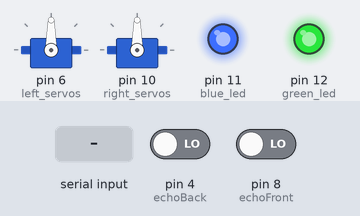
A sketch run on a simulated Arduino Nano, built with avr-gcc and run on an emulated ATmega328P. Parts: 2 × servo, output pins drawn as LEDs (lit = HIGH). The test bench sets the inputs (shaded band); at power-on: pin 4 (echoBack) LOW, pin 8 (echoFront) LOW. Pins used as bus, display or sensor lines are not drawn; what the sketch prints to the serial monitor is not drawn.

Above: at 0.1 s.
At 6.2 s:
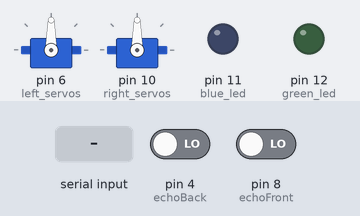
6.3 s: "1\n" received over Serial
8.8 s: "2\n" received over Serial
Timing chart, 0 to 11.8 s (numbered marks = the images above; inputs shaded):
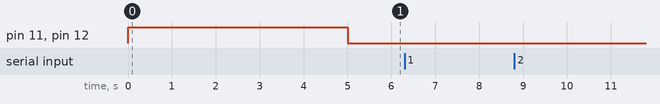

Measured:
- after the input at 6.3 s, every drawn part: stays the same
- after the input at 8.8 s, every drawn part: stays the same

The sketch:

QuicRun_WP_880_Dual_Brushed_Test_Code_V1_2.ino
```cpp
//Goal: Full functionallity using both ultrasonic sensor and get information from raspberry pi to tell Arduino Nano when to move
//Created By: Alexander Ov
//Created On: 10/02/23
//Version 1.0
/*
//
TODO:
remove updates from comments and make an update log txt file or something like that along with a resource doc and readme
Matt: maybe make header files to keep code cleaner
readd vcc control
clean upcode ie make comments uniform, remove debugging print statements, make naming conventions and formatting conistant
Jin: Make a default or reset pod function to always be at the "start postion" (the GCS side of the rail)start direction at 0 by default rather than 1 since the rpi should be controlling the pod movement
  make sure that pod starts at no movement and check if its in the right spot

Alex: change serial read from pi to be only positive ints only since the string to int conversion cannot process the "-" sign possibly switch to string input only?

GCS Request Battery -> BTP RPI sends signal to arm for extraction -> BTP RPI sends signal to the BTP Arduino to move to BVM -> BTP moves to BVM -> BVM
Updates:
V1.0 Updates
10/04/23
Modified by Jin
Update:
1. Added a function that resets the pod to the start point (GCS).
2. Organized the comment of each line.
3. Deleted the unnecessary Print statement.
4. Turned the variable "Direction" to char so we can easily identify the pod's direction.

Modified by Matthew
took out all the parameters and funtions and placed them into header files.

10/04/23
Switch serial input if statements to be positive ints only GCS = 1 BVM = 2

10/03/23
Added python Serial input from Shawn's code testing
Commented out old test code
Added pin declerations for left and right esc and updated comments so it matches pcb
Updated led names to match PCB description
Added LED meanings
10/02/23
Added code to test out the pod movement without rasberry pi input
V0.9 Updates
10/02/23
Changed pinouts to match the PCB

//General Notes:
Possiblely need streaming.h but from light research it just changes how to take in IO streams of data "C++-style Output with Operator"

If the code doesnt compile on the first run Go to Tools -> Processor -> Use ATmega328P (Old Bootloader)
To make the code work the ESCs need to be in option 2 run mode

LED Meanings
Blue ON  Green ON  => Setup
Blue ON  Green OFF => Forward
Blue OFF Green ON  => Reverse
Blue OFF Green OFF => Stopped

FOR BTP ONLY
int midpoint = 90;
int curr_speed = 90;
int break_point = 85;
int forward_speed = 98;
int reverse_speed = 76;

So in the code, you need to make a function that overrides brake mode as follows:
Send 80-90 degrees to the pod to make it brake. Do not send 0. If i remember correctly, these ESCs are kind of
violent, and 0 or 180 will send the pod flying in one direction or another.
From this point, use the gradient descent function to gradually increase the value back to your midpoint.
For example, if your calibrated center point was at 92, and your brake degree is at 80, then your function would
send the following information to the ESC with a 50ms delay in between: 80 -> 81 -> 82 -> 83 -> 84 -> ... -> 92
Once the control point is set back to 92, or the midpoint, then use the gradient descent back in the other direction
to send the pod backwards. 92 -> 91 -> 90 -> .. you get the point
-Chris Lai

"Forward" and "Backward" is arbitarty for now
*/
//Libraries
#include <BTP.h>


//Setup Function
void setup() {
  //Serial communication startup
  Serial.begin(9600);                           //Set baudrate to 9600

  //Servo attachment
  servoLeft.attach(left_servos, 1000, 2000);    //Attaches the motor driver on pin 9 to the servoLeft object (pin, min pulse width, max pulse width in microseconds)
  servoRight.attach(right_servos, 1000, 2000);  //Attaches the motor driver on pin 10 to the servoRight object (pin, min pulse width, max pulse width in microseconds)

  //Pin IO Setup
  pinMode(blue_led, OUTPUT);                    //LED pin declerartion as OUTPUT
  pinMode(green_led, OUTPUT);                   //LED pin declerartion as OUTPUT
  pinMode(trigFront, OUTPUT);                   //trigFront pin declerartion as OUTPUT
  pinMode(echoFront, INPUT);                    //echoFront pin declerartion as OUTPUT
  pinMode(trigBack, OUTPUT);                    //trigFront pin declerartion as OUTPUT
  pinMode(echoBack, INPUT);                     //echoFront pin declerartion as OUTPUT
  pinMode(power, OUTPUT);                       //power pin declerartion as OUTPUT

  //LED start up
  digitalWrite(blue_led,HIGH);                  //Turn on LED for set up
  digitalWrite(green_led,HIGH);                 //Turn on LED for reverse movement state
  digitalWrite(power, HIGH);                    //Turn on power for set up

  //ESC safety start up
  servoLeft.write(midpoint);                    //Set left side motors postion to 90
  servoRight.write(midpoint);                   //Set right side motors postion to 90
  delay(5000);                                  //Delay for 5 seconds
  digitalWrite(blue_led,LOW);                   //Turn off LED for set up
  digitalWrite(green_led,LOW);                  //Turn on LED for reverse movement state
  direction = 'B';                              //Set direction var to forward (BVM)
  default_mode(distanceBack);                   //Reset Pod to the start point (GCS)
}


//Main Looping Fucntion
void loop() {
  senseWall();                                  //Call senseWall function
  if(direction == 'B')                          //Check if direction is set as forward
  {
    digitalWrite(blue_led,HIGH);                //Turn on LED for forward movement state
    digitalWrite(green_led,LOW);                //Turn on LED for reverse movement state
    gradientControl(forward_speed);
  }
  else if(direction == 'G')                     //Check if direction is set as backwards (GCS)
  {
    digitalWrite(blue_led,LOW);                 //Turn on LED for reverse movement state
    digitalWrite(green_led,HIGH);               //Turn on LED for reverse movement state
    reverse(reverse_speed);
  }
  else{                                         //Check if direction not forward or backward
    digitalWrite(blue_led,LOW);                 //Turn off LED for no movement state
    digitalWrite(green_led,LOW);                //Turn on LED for reverse movement state
    gradientControl(midpoint);
  }
}
```

BTP.h
```cpp
//#include "Arduino.h"
// ** add header files to libraries folder in arduino ide
// header file containing all funtion definitions: Sensewall, default_mode, gradientControl, Reverse

//10/4/2023
// created by Matthew Alaniz,
//sourced from the QuicRun_WP_880_Dual_Brushed_Test_Code_V1
//header file containing funtion definitions

#ifndef _BTP_H
#define _BTP_H

#include <constants.h>

void default_mode(int distanceBack){
    if(distanceBack > 10){
      reverse(reverse_speed);
    }
}

void senseWall()
{
  if(direction == 1)                      //Check if direction is set as forward
  {
    Serial.println("Sense fwd Direction");
    digitalWrite (trigFront, HIGH);       //Turn on send trigger signal to front ultrasonic sensor
    delay(50);                            //Delay for 0.05 seconds to 50 ms
    digitalWrite(trigFront, LOW);         //Turn off send trigger signal to front ultrasonic sensor
    duration = pulseIn(echoFront, HIGH);  //Set duration equal to the pulse reading from the echo of the front ultrasonic sensor
    distance = (duration/2)/29.1;         //Calculate the distance into cm
    if(distance < 10)                    //Check if the distance is less than or equal to 10 cm  from the front
    {
      direction = 0;                      //Set direction to none to trigger a stop
    }
  }
  else if(direction == -1)                //Check if direction is set as reverse
  {
    Serial.println("Sense bwd Direction");
    digitalWrite (trigBack, HIGH);        //Turn on send trigger signal to back ultrasonic sensor
    delay(50);                            //Delay for 0.05 seconds to 50 ms
    digitalWrite(trigBack, LOW);          //Turn off send trigger signal to back ultrasonic sensor
    duration = pulseIn(echoBack, HIGH);  //Set duration equal to the pulse reading from the echo of the back ultrasonic sensor
    Serial.println(duration);
    distance = (duration/2)/29.1;         //Calculate the distance into cm
    Serial.println(distance);
    if(distance < 15)                    //Check if the distance is less than or equal to 10 cm from the back
    {
      is_reverse = false;
      direction = 0;                      //Set direction to none to trigger a stop
    }
  }
  else{                                   //Check if direction is set as forward
    //Test without serial in
    // digitalWrite (trigBack, HIGH);        //Turn on send trigger signal to back ultrasonic sensor
    // delay(50);                            //Delay for 0.05 seconds to 50 ms
    // digitalWrite(trigBack, LOW);          //Turn off send trigger signal to back ultrasonic sensor
    // durationBack = pulseIn(echoBack, HIGH);  //Set duration equal to the pulse reading from the echo of the back ultrasonic sensor
    // Serial.println(duration);
    // distanceBack = (durationBack/2)/29.1;         //Calculate the distance into cm
    // Serial.println(distance);
    // if(distanceBack < 15)                    //Check if the distance is less than or equal to 10 cm from the back
    // {
    //   direction = 0;                      //Set direction to none to trigger a stop
    // }
    // else{
    //   delay(5000);
    //   direction = -1;
    // }

    //Shawn Serial input
    while(Serial.available())
    {
      String incomingData = Serial.readStringUntil('\n');
      py_input = incomingData.toInt();
    }
    //Original serial in
    if(py_input == 1) //For GCS
    {
      direction = -1;
    }
    else if(py_input == 2) //For BVM
    {
      direction = 1;
    }
    else{
      direction = 0;
    }
  }
}


void gradientControl(int target_speed)
{
  if(curr_speed > target_speed)
  {
    for(int i = curr_speed;i >= target_speed;i--)
    {
      servoLeft.write(i);                  //Set left side motors postion to 82
      servoRight.write(i);                 //Set left side motors postion to 82
      delay(100);
    }
    curr_speed = target_speed;
  }
  else if(curr_speed < target_speed)
  {
    for(int i = curr_speed;i <= target_speed;i++)
    {
      servoLeft.write(i);                  //Set left side motors postion to 82
      servoRight.write(i);                 //Set left side motors postion to 82
      delay(100);
    }
    curr_speed = target_speed;
  }
  else
  {
    curr_speed = target_speed;
  }
}

void reverse(int speed)
{
  if(is_reverse == false){
    servoLeft.write(break_point);                  //Set left side motors postion to 82
    servoRight.write(break_point);                 //Set left side motors postion to 82
    gradientControl(midpoint);
    delay(100);
    gradientControl(speed);
    is_reverse = true;
  }
}

#endif
```

Constants.h
```cpp
//#include "Arduino.h"
// ** add header files to libraries folder in arduino ide
//header file containin all the constants/varaibles used by the pod's main script

//Created by Matthew Alaniz, soruced from QuicRun_WP_880_Dual_Brushed_Test_Code_V1
//10/4/2023


#ifndef _CONSTANTS_H
#define _CONSTANTS_H
#include <Servo.h>                        //Servo lib
//Pin Declerations
const int power = 5;                      //vcc toggle pin decleration
const int left_servos = 6;                //left esc pin decleration
const int right_servos = 10;              //right esc pin decleration
const int trigFront = 7;                  //ultrasonic sensor trig pin decleration
const int echoFront = 8;                  //ultrasonic sensor echo pin decleration
const int trigBack = 3;                   //ultrasonic sensor trigBack pin decleration
const int echoBack = 4;                   //ultrasonic sensor echoBack pin decleration
const int blue_led = 11;                  //blue led pin decleration
const int green_led = 12;                 //green led pin decleration

//Object Decleration
Servo servoLeft;                          //Create servo object to control the Battery Transfer Pod's left side DC Motors
Servo servoRight;                         //Create servo object to control the Battery Transfer Pod's right side DC Motors

//Global Variable Decleration
long duration;                            //duration var used for ultrasonic sensor calculations
int distance;
long durationBack;                            //duration var used for ultrasonic sensor calculations
int distanceBack;                             //distance var used for ultrasonic sensor calculations
char direction;                            //direction var used to determine which way the motors should spin
int midpoint = 90;
int curr_speed = 90;
int break_point = 85;
int forward_speed = 98;
int reverse_speed = 77;
bool is_reverse = false;

int py_input;
//Function Decleration
void senseWall();                         //Function to determine which ultrasonic sensor to use and switch distance
void gradientControl(int target_speed);
void reverse(int speed);
void default_mode(int distanceBack);
#endif
```
